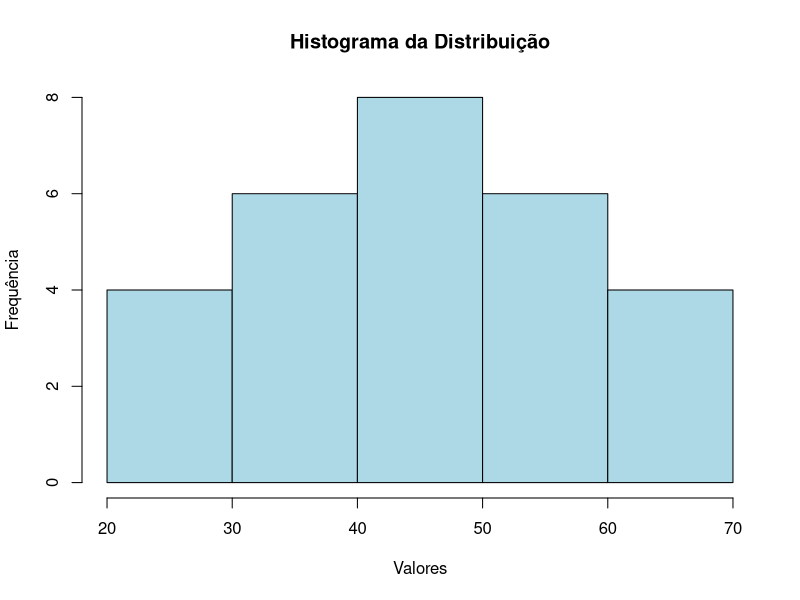

The R source for this figure:
# Definindo os intervalos de classe (ponto médio)
intervalos <- c(25, 35, 45, 55, 65)  # Pontos médios das classes
frequencias <- c(4, 6, 8, 6, 4)     # Frequências (Fi)

# a) Histograma
# Criar breaks para o histograma
breaks <- seq(20, 70, by=10)
# Expandir os dados baseado nas frequências
dados_expandidos <- rep(intervalos, frequencias)

# Criando o histograma
hist(dados_expandidos, 
     breaks=breaks,
     main="Histograma da Distribuição",
     xlab="Valores",
     ylab="Frequência",
     col="lightblue",
     border="black")

# b) Média
media <- sum(intervalos * frequencias) / sum(frequencias)
print(paste("Média:", round(media, 2)))

# c) Mediana
# Primeiro, vamos criar os dados expandidos ordenados
dados_ordenados <- sort(dados_expandidos)
mediana <- median(dados_ordenados)
print(paste("Mediana:", round(mediana, 2)))

# e) Desvio Padrão
# Calculando a variância primeiro
variancia <- sum(frequencias * (intervalos - media)^2) / sum(frequencias)
desvio_padrao <- sqrt(variancia)
print(paste("Desvio Padrão:", round(desvio_padrao, 2)))